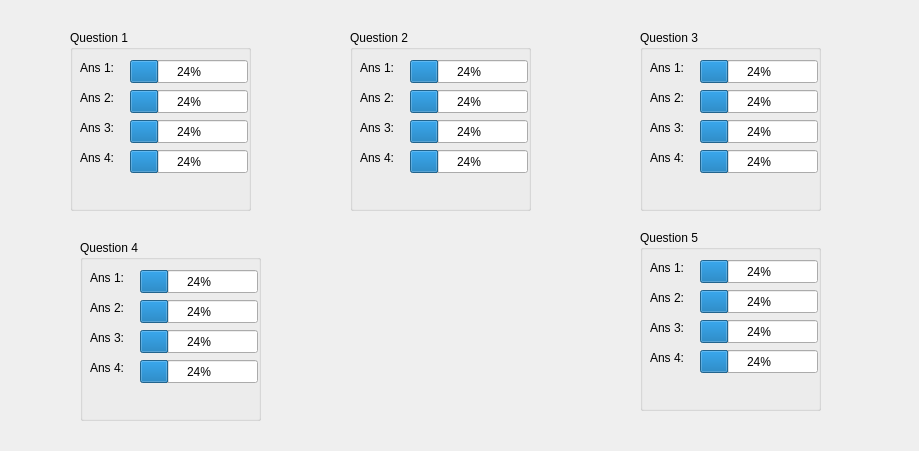
<?xml version="1.0" encoding="UTF-8"?>
<ui version="4.0">
 <class>Dialog</class>
 <widget class="QDialog" name="Dialog">
  <property name="minimumSize">
   <size>
    <width>919</width>
    <height>0</height>
   </size>
  </property>
  <property name="windowTitle">
   <string>Dialog</string>
  </property>
  <widget class="QGroupBox" name="groupBox">
   <property name="geometry">
    <rect>
     <x>70</x>
     <y>30</y>
     <width>181</width>
     <height>181</height>
    </rect>
   </property>
   <property name="title">
    <string>Question 1</string>
   </property>
   <widget class="QProgressBar" name="progressBar">
    <property name="geometry">
     <rect>
      <x>60</x>
      <y>30</y>
      <width>118</width>
      <height>23</height>
     </rect>
    </property>
    <property name="value">
     <number>24</number>
    </property>
   </widget>
   <widget class="QLabel" name="label">
    <property name="geometry">
     <rect>
      <x>10</x>
      <y>30</y>
      <width>41</width>
      <height>16</height>
     </rect>
    </property>
    <property name="text">
     <string>Ans 1:</string>
    </property>
   </widget>
   <widget class="QProgressBar" name="progressBar_2">
    <property name="geometry">
     <rect>
      <x>60</x>
      <y>60</y>
      <width>118</width>
      <height>23</height>
     </rect>
    </property>
    <property name="value">
     <number>24</number>
    </property>
   </widget>
   <widget class="QLabel" name="label_2">
    <property name="geometry">
     <rect>
      <x>10</x>
      <y>60</y>
      <width>41</width>
      <height>16</height>
     </rect>
    </property>
    <property name="text">
     <string>Ans 2:</string>
    </property>
   </widget>
   <widget class="QProgressBar" name="progressBar_3">
    <property name="geometry">
     <rect>
      <x>60</x>
      <y>90</y>
      <width>118</width>
      <height>23</height>
     </rect>
    </property>
    <property name="value">
     <number>24</number>
    </property>
   </widget>
   <widget class="QLabel" name="label_3">
    <property name="geometry">
     <rect>
      <x>10</x>
      <y>90</y>
      <width>41</width>
      <height>16</height>
     </rect>
    </property>
    <property name="text">
     <string>Ans 3:</string>
    </property>
   </widget>
   <widget class="QProgressBar" name="progressBar_4">
    <property name="geometry">
     <rect>
      <x>60</x>
      <y>120</y>
      <width>118</width>
      <height>23</height>
     </rect>
    </property>
    <property name="value">
     <number>24</number>
    </property>
   </widget>
   <widget class="QLabel" name="label_4">
    <property name="geometry">
     <rect>
      <x>10</x>
      <y>120</y>
      <width>41</width>
      <height>16</height>
     </rect>
    </property>
    <property name="text">
     <string>Ans 4:</string>
    </property>
   </widget>
  </widget>
  <widget class="QGroupBox" name="groupBox_2">
   <property name="geometry">
    <rect>
     <x>80</x>
     <y>240</y>
     <width>181</width>
     <height>181</height>
    </rect>
   </property>
   <property name="title">
    <string>Question 4</string>
   </property>
   <widget class="QProgressBar" name="progressBar_5">
    <property name="geometry">
     <rect>
      <x>60</x>
      <y>30</y>
      <width>118</width>
      <height>23</height>
     </rect>
    </property>
    <property name="value">
     <number>24</number>
    </property>
   </widget>
   <widget class="QLabel" name="label_5">
    <property name="geometry">
     <rect>
      <x>10</x>
      <y>30</y>
      <width>41</width>
      <height>16</height>
     </rect>
    </property>
    <property name="text">
     <string>Ans 1:</string>
    </property>
   </widget>
   <widget class="QProgressBar" name="progressBar_6">
    <property name="geometry">
     <rect>
      <x>60</x>
      <y>60</y>
      <width>118</width>
      <height>23</height>
     </rect>
    </property>
    <property name="value">
     <number>24</number>
    </property>
   </widget>
   <widget class="QLabel" name="label_6">
    <property name="geometry">
     <rect>
      <x>10</x>
      <y>60</y>
      <width>41</width>
      <height>16</height>
     </rect>
    </property>
    <property name="text">
     <string>Ans 2:</string>
    </property>
   </widget>
   <widget class="QProgressBar" name="progressBar_7">
    <property name="geometry">
     <rect>
      <x>60</x>
      <y>90</y>
      <width>118</width>
      <height>23</height>
     </rect>
    </property>
    <property name="value">
     <number>24</number>
    </property>
   </widget>
   <widget class="QLabel" name="label_7">
    <property name="geometry">
     <rect>
      <x>10</x>
      <y>90</y>
      <width>41</width>
      <height>16</height>
     </rect>
    </property>
    <property name="text">
     <string>Ans 3:</string>
    </property>
   </widget>
   <widget class="QProgressBar" name="progressBar_8">
    <property name="geometry">
     <rect>
      <x>60</x>
      <y>120</y>
      <width>118</width>
      <height>23</height>
     </rect>
    </property>
    <property name="value">
     <number>24</number>
    </property>
   </widget>
   <widget class="QLabel" name="label_8">
    <property name="geometry">
     <rect>
      <x>10</x>
      <y>120</y>
      <width>41</width>
      <height>16</height>
     </rect>
    </property>
    <property name="text">
     <string>Ans 4:</string>
    </property>
   </widget>
  </widget>
  <widget class="QGroupBox" name="groupBox_3">
   <property name="geometry">
    <rect>
     <x>350</x>
     <y>30</y>
     <width>181</width>
     <height>181</height>
    </rect>
   </property>
   <property name="title">
    <string>Question 2</string>
   </property>
   <widget class="QProgressBar" name="progressBar_9">
    <property name="geometry">
     <rect>
      <x>60</x>
      <y>30</y>
      <width>118</width>
      <height>23</height>
     </rect>
    </property>
    <property name="value">
     <number>24</number>
    </property>
   </widget>
   <widget class="QLabel" name="label_9">
    <property name="geometry">
     <rect>
      <x>10</x>
      <y>30</y>
      <width>41</width>
      <height>16</height>
     </rect>
    </property>
    <property name="text">
     <string>Ans 1:</string>
    </property>
   </widget>
   <widget class="QProgressBar" name="progressBar_10">
    <property name="geometry">
     <rect>
      <x>60</x>
      <y>60</y>
      <width>118</width>
      <height>23</height>
     </rect>
    </property>
    <property name="value">
     <number>24</number>
    </property>
   </widget>
   <widget class="QLabel" name="label_10">
    <property name="geometry">
     <rect>
      <x>10</x>
      <y>60</y>
      <width>41</width>
      <height>16</height>
     </rect>
    </property>
    <property name="text">
     <string>Ans 2:</string>
    </property>
   </widget>
   <widget class="QProgressBar" name="progressBar_11">
    <property name="geometry">
     <rect>
      <x>60</x>
      <y>90</y>
      <width>118</width>
      <height>23</height>
     </rect>
    </property>
    <property name="value">
     <number>24</number>
    </property>
   </widget>
   <widget class="QLabel" name="label_11">
    <property name="geometry">
     <rect>
      <x>10</x>
      <y>90</y>
      <width>41</width>
      <height>16</height>
     </rect>
    </property>
    <property name="text">
     <string>Ans 3:</string>
    </property>
   </widget>
   <widget class="QProgressBar" name="progressBar_12">
    <property name="geometry">
     <rect>
      <x>60</x>
      <y>120</y>
      <width>118</width>
      <height>23</height>
     </rect>
    </property>
    <property name="value">
     <number>24</number>
    </property>
   </widget>
   <widget class="QLabel" name="label_12">
    <property name="geometry">
     <rect>
      <x>10</x>
      <y>120</y>
      <width>41</width>
      <height>16</height>
     </rect>
    </property>
    <property name="text">
     <string>Ans 4:</string>
    </property>
   </widget>
  </widget>
  <widget class="QGroupBox" name="groupBox_4">
   <property name="geometry">
    <rect>
     <x>640</x>
     <y>30</y>
     <width>181</width>
     <height>181</height>
    </rect>
   </property>
   <property name="title">
    <string>Question 3</string>
   </property>
   <widget class="QProgressBar" name="progressBar_13">
    <property name="geometry">
     <rect>
      <x>60</x>
      <y>30</y>
      <width>118</width>
      <height>23</height>
     </rect>
    </property>
    <property name="value">
     <number>24</number>
    </property>
   </widget>
   <widget class="QLabel" name="label_13">
    <property name="geometry">
     <rect>
      <x>10</x>
      <y>30</y>
      <width>41</width>
      <height>16</height>
     </rect>
    </property>
    <property name="text">
     <string>Ans 1:</string>
    </property>
   </widget>
   <widget class="QProgressBar" name="progressBar_14">
    <property name="geometry">
     <rect>
      <x>60</x>
      <y>60</y>
      <width>118</width>
      <height>23</height>
     </rect>
    </property>
    <property name="value">
     <number>24</number>
    </property>
   </widget>
   <widget class="QLabel" name="label_14">
    <property name="geometry">
     <rect>
      <x>10</x>
      <y>60</y>
      <width>41</width>
      <height>16</height>
     </rect>
    </property>
    <property name="text">
     <string>Ans 2:</string>
    </property>
   </widget>
   <widget class="QProgressBar" name="progressBar_15">
    <property name="geometry">
     <rect>
      <x>60</x>
      <y>90</y>
      <width>118</width>
      <height>23</height>
     </rect>
    </property>
    <property name="value">
     <number>24</number>
    </property>
   </widget>
   <widget class="QLabel" name="label_15">
    <property name="geometry">
     <rect>
      <x>10</x>
      <y>90</y>
      <width>41</width>
      <height>16</height>
     </rect>
    </property>
    <property name="text">
     <string>Ans 3:</string>
    </property>
   </widget>
   <widget class="QProgressBar" name="progressBar_16">
    <property name="geometry">
     <rect>
      <x>60</x>
      <y>120</y>
      <width>118</width>
      <height>23</height>
     </rect>
    </property>
    <property name="value">
     <number>24</number>
    </property>
   </widget>
   <widget class="QLabel" name="label_16">
    <property name="geometry">
     <rect>
      <x>10</x>
      <y>120</y>
      <width>41</width>
      <height>16</height>
     </rect>
    </property>
    <property name="text">
     <string>Ans 4:</string>
    </property>
   </widget>
  </widget>
  <widget class="QGroupBox" name="groupBox_5">
   <property name="geometry">
    <rect>
     <x>640</x>
     <y>230</y>
     <width>181</width>
     <height>181</height>
    </rect>
   </property>
   <property name="title">
    <string>Question 5</string>
   </property>
   <widget class="QProgressBar" name="progressBar_17">
    <property name="geometry">
     <rect>
      <x>60</x>
      <y>30</y>
      <width>118</width>
      <height>23</height>
     </rect>
    </property>
    <property name="value">
     <number>24</number>
    </property>
   </widget>
   <widget class="QLabel" name="label_17">
    <property name="geometry">
     <rect>
      <x>10</x>
      <y>30</y>
      <width>41</width>
      <height>16</height>
     </rect>
    </property>
    <property name="text">
     <string>Ans 1:</string>
    </property>
   </widget>
   <widget class="QProgressBar" name="progressBar_18">
    <property name="geometry">
     <rect>
      <x>60</x>
      <y>60</y>
      <width>118</width>
      <height>23</height>
     </rect>
    </property>
    <property name="value">
     <number>24</number>
    </property>
   </widget>
   <widget class="QLabel" name="label_18">
    <property name="geometry">
     <rect>
      <x>10</x>
      <y>60</y>
      <width>41</width>
      <height>16</height>
     </rect>
    </property>
    <property name="text">
     <string>Ans 2:</string>
    </property>
   </widget>
   <widget class="QProgressBar" name="progressBar_19">
    <property name="geometry">
     <rect>
      <x>60</x>
      <y>90</y>
      <width>118</width>
      <height>23</height>
     </rect>
    </property>
    <property name="value">
     <number>24</number>
    </property>
   </widget>
   <widget class="QLabel" name="label_19">
    <property name="geometry">
     <rect>
      <x>10</x>
      <y>90</y>
      <width>41</width>
      <height>16</height>
     </rect>
    </property>
    <property name="text">
     <string>Ans 3:</string>
    </property>
   </widget>
   <widget class="QProgressBar" name="progressBar_20">
    <property name="geometry">
     <rect>
      <x>60</x>
      <y>120</y>
      <width>118</width>
      <height>23</height>
     </rect>
    </property>
    <property name="value">
     <number>24</number>
    </property>
   </widget>
   <widget class="QLabel" name="label_20">
    <property name="geometry">
     <rect>
      <x>10</x>
      <y>120</y>
      <width>41</width>
      <height>16</height>
     </rect>
    </property>
    <property name="text">
     <string>Ans 4:</string>
    </property>
   </widget>
  </widget>
 </widget>
 <resources/>
 <connections/>
</ui>
